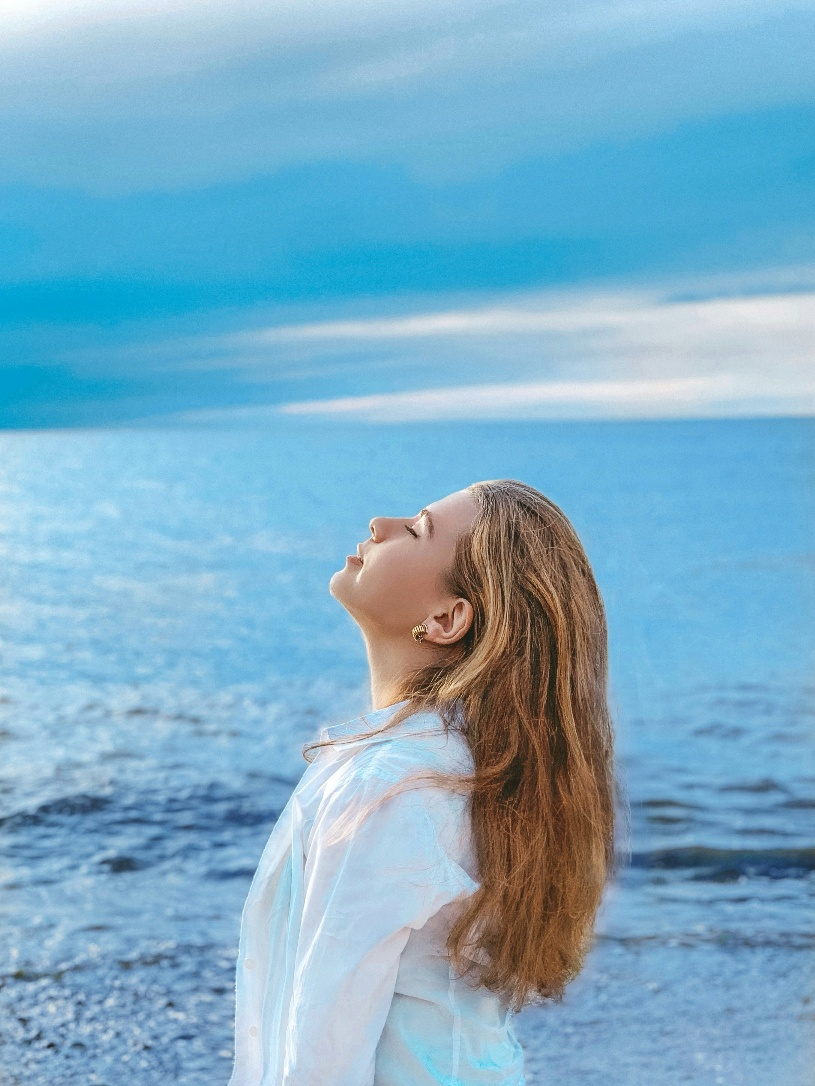
#> input picture Ch.02/girl.jpg, 815 x 1086 px, found by its file name
$ python 2-4.py
#> lines starting #> are read from the running program, lines starting #| are printed output that depends on the picture
import cv2 as cv
import sys
img = cv.imread('Ch.02\girl.jpg')
#> img is the input picture: shape (1086, 815, 3); mean B, G, R 199.4, 173.4, 124.6

if img is None:
    sys.exit('파일이 없어요')

cv.rectangle(img,(330,470),(530,640),color=(255,0,0),thickness= 3)

cv.putText(img,'Hello OpenCV', org=(330,450),fontFace=cv.FONT_HERSHEY_COMPLEX,fontScale=1,color=(0,255,0),thickness=2)
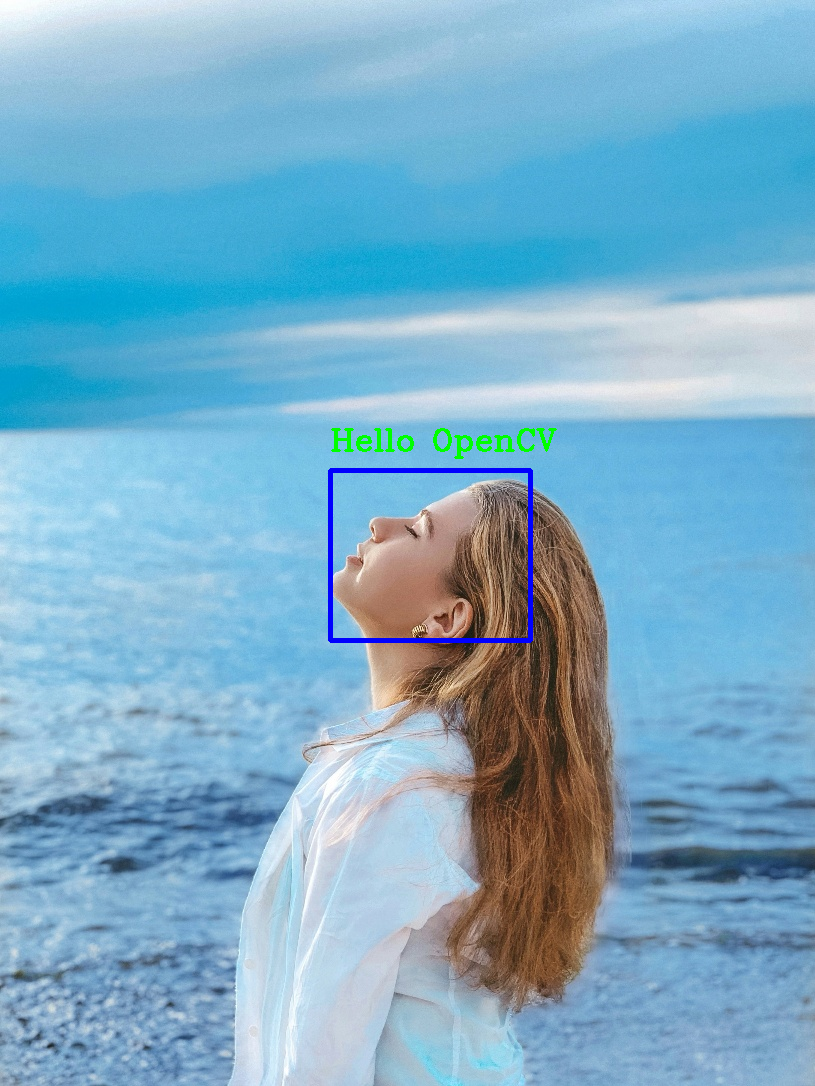
#> img: shape (1086, 815, 3); mean B, G, R 199.3, 172.9, 123.9

Small_img = cv.resize(img, dsize=(0,0), fx=0.8, fy= 0.8)


cv.imshow('Image Display',Small_img)


cv.waitKey()
cv.destroyAllWindows()

$ run again, with Ch.02/soccer.jpg copied over Ch.02/girl.jpg
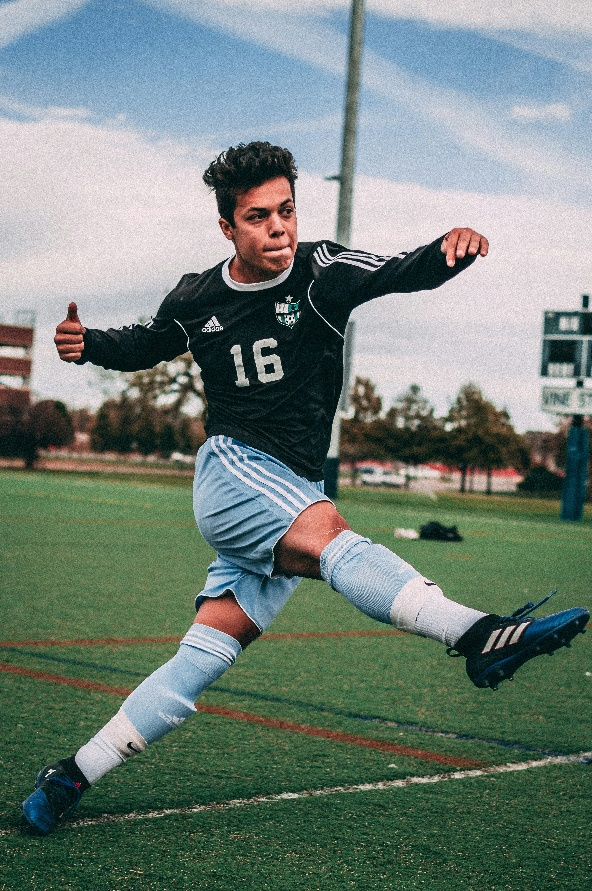
#> input picture Ch.02/soccer.jpg, 592 x 891 px, found by its file name
#> img is the input picture: shape (891, 592, 3); mean B, G, R 120.7, 128, 113.2
#> `cv.putText(img,'Hello OpenCV', org=(330,450),fontFace=cv.FONT_HERSHEY_..`:
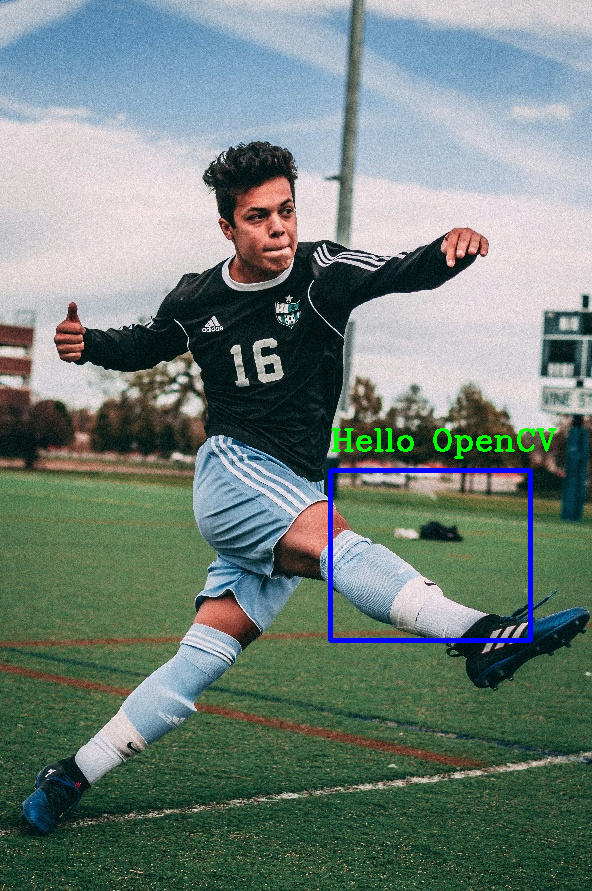
#> img: shape (891, 592, 3); mean B, G, R 121.6, 128, 112.3
#> `Small_img = cv.resize(img, dsize=(0,0), fx=0.8, fy= 0.8)`:
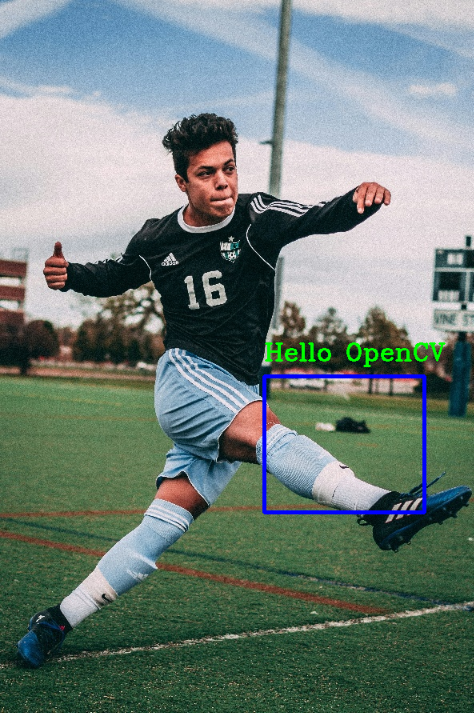
#> Small_img: shape (713, 474, 3); mean B, G, R 121.5, 127.9, 112.1
